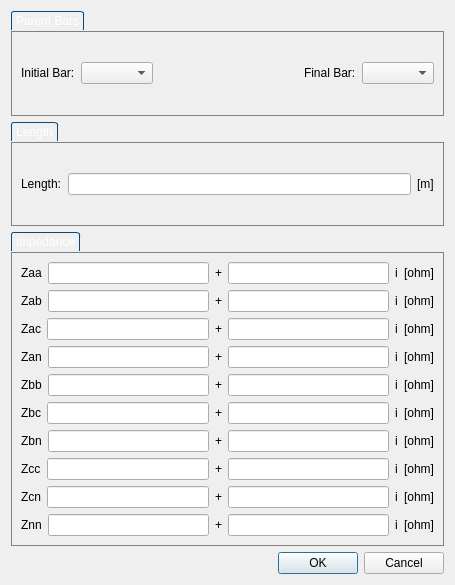
<?xml version="1.0" encoding="UTF-8"?>
<ui version="4.0">
 <class>LineProperties</class>
 <widget class="QDialog" name="LineProperties">
  <property name="geometry">
   <rect>
    <x>0</x>
    <y>0</y>
    <width>455</width>
    <height>585</height>
   </rect>
  </property>
  <property name="windowTitle">
   <string>Dialog</string>
  </property>
  <layout class="QVBoxLayout" name="verticalLayout_2">
   <item>
    <widget class="QGroupBox" name="groupBox_2">
     <property name="styleSheet">
      <string notr="true">QGroupBox {
border: 1px solid gray;
margin-top: 20px;
}

QGroupBox::title
{
    subcontrol-origin: margin;	
    border-top-left-radius: 3px;
    border-top-right-radius: 3px;
    border: 1px solid #0b477b;
    border-bottom: none;
    background-color: qlineargradient(x1: 0, y1: 0, x2: 0, y2: 1,
        stop: 0 #001520, stop: 1 #000809);
    padding: 2 2px;
    color: white;   
}</string>
     </property>
     <property name="title">
      <string>Parent Bars</string>
     </property>
     <layout class="QVBoxLayout" name="verticalLayout_7">
      <item>
       <layout class="QHBoxLayout" name="horizontalLayout">
        <item>
         <widget class="QLabel" name="label_8">
          <property name="text">
           <string>Initial Bar:</string>
          </property>
         </widget>
        </item>
        <item>
         <widget class="QComboBox" name="noI"/>
        </item>
        <item>
         <spacer name="horizontalSpacer">
          <property name="orientation">
           <enum>Qt::Horizontal</enum>
          </property>
          <property name="sizeHint" stdset="0">
           <size>
            <width>40</width>
            <height>20</height>
           </size>
          </property>
         </spacer>
        </item>
        <item>
         <widget class="QLabel" name="label_9">
          <property name="text">
           <string>Final Bar:</string>
          </property>
         </widget>
        </item>
        <item>
         <widget class="QComboBox" name="noF"/>
        </item>
       </layout>
      </item>
     </layout>
    </widget>
   </item>
   <item>
    <widget class="QGroupBox" name="groupBox_3">
     <property name="styleSheet">
      <string notr="true">QGroupBox {
border: 1px solid gray;
margin-top: 20px;
}

QGroupBox::title
{
    subcontrol-origin: margin;	
    border-top-left-radius: 3px;
    border-top-right-radius: 3px;
    border: 1px solid #0b477b;
    border-bottom: none;
    background-color: qlineargradient(x1: 0, y1: 0, x2: 0, y2: 1,
        stop: 0 #001520, stop: 1 #000809);
    padding: 2 2px;
    color: white;   
}</string>
     </property>
     <property name="title">
      <string>Length</string>
     </property>
     <layout class="QVBoxLayout" name="verticalLayout_14">
      <item>
       <layout class="QHBoxLayout" name="horizontalLayout_11">
        <item>
         <widget class="QLabel" name="label_10">
          <property name="text">
           <string>Length:</string>
          </property>
         </widget>
        </item>
        <item>
         <widget class="QLineEdit" name="length"/>
        </item>
        <item>
         <widget class="QLabel" name="lengthUn">
          <property name="text">
           <string>[m]</string>
          </property>
         </widget>
        </item>
       </layout>
      </item>
     </layout>
    </widget>
   </item>
   <item>
    <widget class="QGroupBox" name="groupBox_4">
     <property name="styleSheet">
      <string notr="true">QGroupBox {
border: 1px solid gray;
margin-top: 20px;
}

QGroupBox::title
{
    subcontrol-origin: margin;	
    border-top-left-radius: 3px;
    border-top-right-radius: 3px;
    border: 1px solid #0b477b;
    border-bottom: none;
    background-color: qlineargradient(x1: 0, y1: 0, x2: 0, y2: 1,
        stop: 0 #001520, stop: 1 #000809);
    padding: 2 2px;
    color: white;   
}</string>
     </property>
     <property name="title">
      <string>Impedance</string>
     </property>
     <layout class="QVBoxLayout" name="verticalLayout">
      <item>
       <layout class="QHBoxLayout" name="horizontalLayout_2">
        <item>
         <widget class="QLabel" name="label_11">
          <property name="text">
           <string>Zaa</string>
          </property>
         </widget>
        </item>
        <item>
         <widget class="QLineEdit" name="Zaa"/>
        </item>
        <item>
         <widget class="QLabel" name="label_32">
          <property name="text">
           <string>+</string>
          </property>
         </widget>
        </item>
        <item>
         <widget class="QLineEdit" name="Zaai"/>
        </item>
        <item>
         <widget class="QLabel" name="label_33">
          <property name="text">
           <string>i</string>
          </property>
         </widget>
        </item>
        <item>
         <widget class="QLabel" name="impedanceUn1">
          <property name="text">
           <string>[ohm]</string>
          </property>
         </widget>
        </item>
       </layout>
      </item>
      <item>
       <layout class="QHBoxLayout" name="horizontalLayout_3">
        <item>
         <widget class="QLabel" name="label_12">
          <property name="text">
           <string>Zab</string>
          </property>
         </widget>
        </item>
        <item>
         <widget class="QLineEdit" name="Zab"/>
        </item>
        <item>
         <widget class="QLabel" name="label_34">
          <property name="text">
           <string>+</string>
          </property>
         </widget>
        </item>
        <item>
         <widget class="QLineEdit" name="Zabi"/>
        </item>
        <item>
         <widget class="QLabel" name="label_43">
          <property name="text">
           <string>i</string>
          </property>
         </widget>
        </item>
        <item>
         <widget class="QLabel" name="impedanceUn2">
          <property name="text">
           <string>[ohm]</string>
          </property>
         </widget>
        </item>
       </layout>
      </item>
      <item>
       <layout class="QHBoxLayout" name="horizontalLayout_4">
        <item>
         <widget class="QLabel" name="label_17">
          <property name="text">
           <string>Zac</string>
          </property>
         </widget>
        </item>
        <item>
         <widget class="QLineEdit" name="Zac"/>
        </item>
        <item>
         <widget class="QLabel" name="label_36">
          <property name="text">
           <string>+</string>
          </property>
         </widget>
        </item>
        <item>
         <widget class="QLineEdit" name="Zaci"/>
        </item>
        <item>
         <widget class="QLabel" name="label_44">
          <property name="text">
           <string>i</string>
          </property>
         </widget>
        </item>
        <item>
         <widget class="QLabel" name="impedanceUn3">
          <property name="text">
           <string>[ohm]</string>
          </property>
         </widget>
        </item>
       </layout>
      </item>
      <item>
       <layout class="QHBoxLayout" name="horizontalLayout_5">
        <item>
         <widget class="QLabel" name="label_19">
          <property name="text">
           <string>Zan</string>
          </property>
         </widget>
        </item>
        <item>
         <widget class="QLineEdit" name="Zan"/>
        </item>
        <item>
         <widget class="QLabel" name="label_35">
          <property name="text">
           <string>+</string>
          </property>
         </widget>
        </item>
        <item>
         <widget class="QLineEdit" name="Zani"/>
        </item>
        <item>
         <widget class="QLabel" name="label_45">
          <property name="text">
           <string>i</string>
          </property>
         </widget>
        </item>
        <item>
         <widget class="QLabel" name="impedanceUn4">
          <property name="text">
           <string>[ohm]</string>
          </property>
         </widget>
        </item>
       </layout>
      </item>
      <item>
       <layout class="QHBoxLayout" name="horizontalLayout_6">
        <item>
         <widget class="QLabel" name="label_21">
          <property name="text">
           <string>Zbb</string>
          </property>
         </widget>
        </item>
        <item>
         <widget class="QLineEdit" name="Zbb"/>
        </item>
        <item>
         <widget class="QLabel" name="label_38">
          <property name="text">
           <string>+</string>
          </property>
         </widget>
        </item>
        <item>
         <widget class="QLineEdit" name="Zbbi"/>
        </item>
        <item>
         <widget class="QLabel" name="label_46">
          <property name="text">
           <string>i</string>
          </property>
         </widget>
        </item>
        <item>
         <widget class="QLabel" name="impedanceUn5">
          <property name="text">
           <string>[ohm]</string>
          </property>
         </widget>
        </item>
       </layout>
      </item>
      <item>
       <layout class="QHBoxLayout" name="horizontalLayout_7">
        <item>
         <widget class="QLabel" name="label_23">
          <property name="text">
           <string>Zbc</string>
          </property>
         </widget>
        </item>
        <item>
         <widget class="QLineEdit" name="Zbc"/>
        </item>
        <item>
         <widget class="QLabel" name="label_37">
          <property name="text">
           <string>+</string>
          </property>
         </widget>
        </item>
        <item>
         <widget class="QLineEdit" name="Zbci"/>
        </item>
        <item>
         <widget class="QLabel" name="label_47">
          <property name="text">
           <string>i</string>
          </property>
         </widget>
        </item>
        <item>
         <widget class="QLabel" name="impedanceUn6">
          <property name="text">
           <string>[ohm]</string>
          </property>
         </widget>
        </item>
       </layout>
      </item>
      <item>
       <layout class="QHBoxLayout" name="horizontalLayout_8">
        <item>
         <widget class="QLabel" name="label_25">
          <property name="text">
           <string>Zbn</string>
          </property>
         </widget>
        </item>
        <item>
         <widget class="QLineEdit" name="Zbn"/>
        </item>
        <item>
         <widget class="QLabel" name="label_39">
          <property name="text">
           <string>+</string>
          </property>
         </widget>
        </item>
        <item>
         <widget class="QLineEdit" name="Zbni"/>
        </item>
        <item>
         <widget class="QLabel" name="label_48">
          <property name="text">
           <string>i</string>
          </property>
         </widget>
        </item>
        <item>
         <widget class="QLabel" name="impedanceUn7">
          <property name="text">
           <string>[ohm]</string>
          </property>
         </widget>
        </item>
       </layout>
      </item>
      <item>
       <layout class="QHBoxLayout" name="horizontalLayout_9">
        <item>
         <widget class="QLabel" name="label_27">
          <property name="text">
           <string>Zcc</string>
          </property>
         </widget>
        </item>
        <item>
         <widget class="QLineEdit" name="Zcc"/>
        </item>
        <item>
         <widget class="QLabel" name="label_40">
          <property name="text">
           <string>+</string>
          </property>
         </widget>
        </item>
        <item>
         <widget class="QLineEdit" name="Zcci"/>
        </item>
        <item>
         <widget class="QLabel" name="label_49">
          <property name="text">
           <string>i</string>
          </property>
         </widget>
        </item>
        <item>
         <widget class="QLabel" name="impedanceUn8">
          <property name="text">
           <string>[ohm]</string>
          </property>
         </widget>
        </item>
       </layout>
      </item>
      <item>
       <layout class="QHBoxLayout" name="horizontalLayout_10">
        <item>
         <widget class="QLabel" name="label_29">
          <property name="text">
           <string>Zcn</string>
          </property>
         </widget>
        </item>
        <item>
         <widget class="QLineEdit" name="Zcn"/>
        </item>
        <item>
         <widget class="QLabel" name="label_41">
          <property name="text">
           <string>+</string>
          </property>
         </widget>
        </item>
        <item>
         <widget class="QLineEdit" name="Zcni"/>
        </item>
        <item>
         <widget class="QLabel" name="label_50">
          <property name="text">
           <string>i</string>
          </property>
         </widget>
        </item>
        <item>
         <widget class="QLabel" name="impedanceUn9">
          <property name="text">
           <string>[ohm]</string>
          </property>
         </widget>
        </item>
       </layout>
      </item>
      <item>
       <layout class="QHBoxLayout" name="horizontalLayout_12">
        <item>
         <widget class="QLabel" name="label_31">
          <property name="text">
           <string>Znn</string>
          </property>
         </widget>
        </item>
        <item>
         <widget class="QLineEdit" name="Znn"/>
        </item>
        <item>
         <widget class="QLabel" name="label_42">
          <property name="text">
           <string>+</string>
          </property>
         </widget>
        </item>
        <item>
         <widget class="QLineEdit" name="Znni"/>
        </item>
        <item>
         <widget class="QLabel" name="label_51">
          <property name="text">
           <string>i</string>
          </property>
         </widget>
        </item>
        <item>
         <widget class="QLabel" name="impedanceUn10">
          <property name="text">
           <string>[ohm]</string>
          </property>
         </widget>
        </item>
       </layout>
      </item>
     </layout>
    </widget>
   </item>
   <item>
    <widget class="QDialogButtonBox" name="buttonBox">
     <property name="standardButtons">
      <set>QDialogButtonBox::Cancel|QDialogButtonBox::Ok</set>
     </property>
    </widget>
   </item>
  </layout>
 </widget>
 <resources/>
 <connections/>
</ui>
